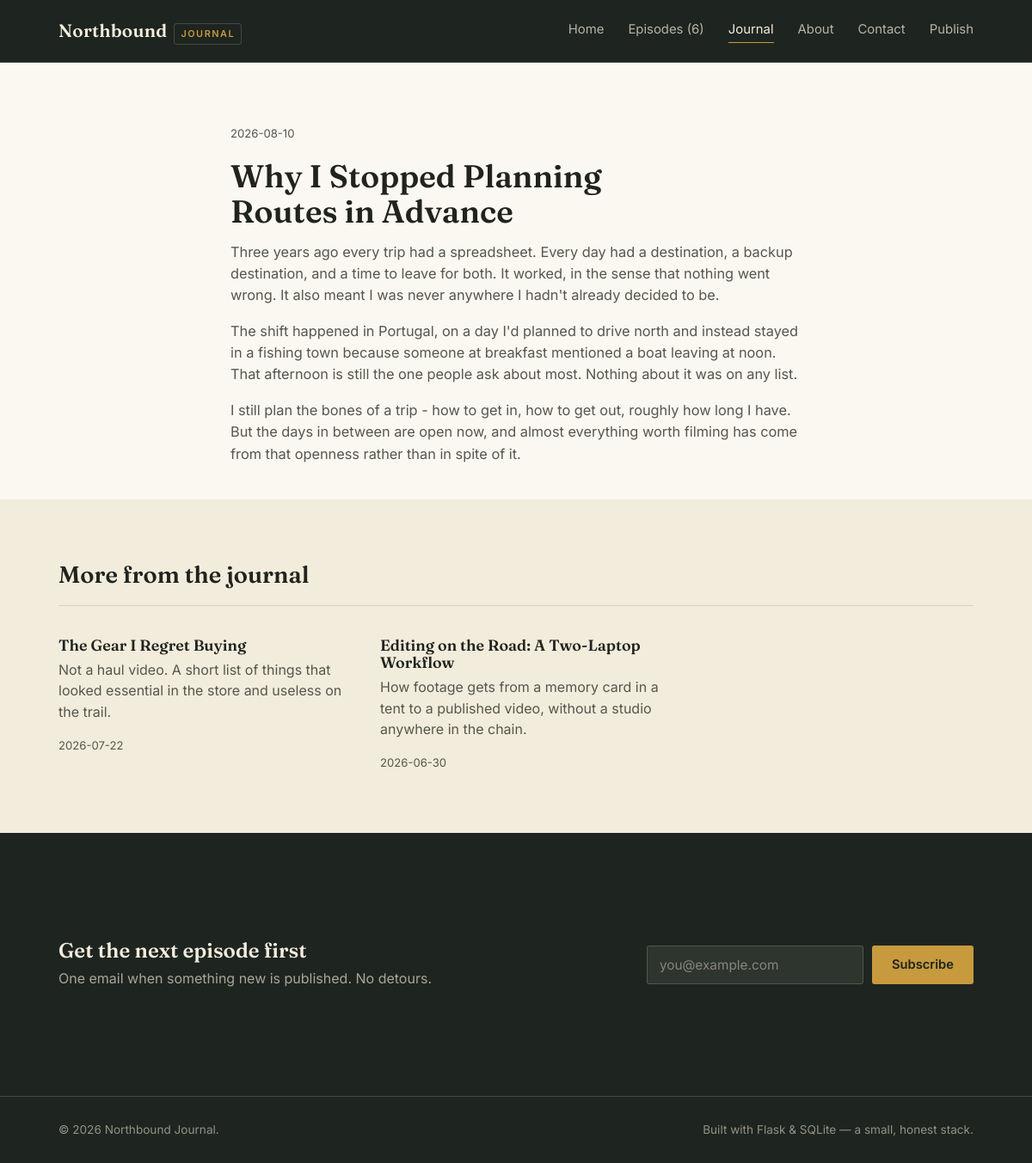
/journal/1, run on the app's committed database.
### tables this page shows
CREATE TABLE posts (
            id INTEGER PRIMARY KEY AUTOINCREMENT,
            title TEXT NOT NULL,
            excerpt TEXT NOT NULL,
            body TEXT NOT NULL,
            published_on TEXT NOT NULL
        );

### app.py (the view)
@app.route("/journal/<int:post_id>")
def journal_post(post_id):
    db = get_db()
    post = db.execute("SELECT * FROM posts WHERE id = ?", (post_id,)).fetchone()
    if post is None:
        abort(404)
    others = db.execute(
        "SELECT * FROM posts WHERE id != ? ORDER BY published_on DESC LIMIT 2",
        (post_id,),
    ).fetchall()
    return render_template("journal_post.html", post=post, others=others)

### app.py (called while the page is built)
def get_db():
    if "db" not in g:
        g.db = sqlite3.connect(DB_PATH)
        g.db.row_factory = sqlite3.Row
        g.db.execute("PRAGMA foreign_keys = ON")
    return g.db

@app.context_processor
def inject_globals():
    db = get_db()
    total_videos = db.execute("SELECT COUNT(*) FROM videos").fetchone()[0]
    return {
        "site_name": "Northbound Journal",
        "current_year": datetime.now().year,
        "nav_video_count": total_videos,
    }

### templates/journal_post.html (shortened to what this page needs)
{% extends "base.html" %}
{% block content %}
<section style="padding-bottom: 24px;">
  <div class="wrap" style="max-width: 720px;">
    <div class="tag-row"><span>{{ post['published_on'] }}</span></div>
    <h1 style="font-size: 2.3rem; max-width: 18ch;">{{ post['title'] }}</h1>
    <div class="post-body">
      {% for para in post['body'].split('\n\n') %}
      <p>{{ para }}</p>
      {% endfor %}
    </div>
  </div>
</section>
{% if others %}
<section style="background: var(--parchment);">
  <div class="wrap">
    <div class="section-head"><h2>More from the journal</h2></div>
    <div class="video-grid" style="grid-template-columns: repeat(2, 1fr); max-width: 720px;">
      {% for o in others %}
      <a class="video-card" href="{{ url_for('journal_post', post_id=o['id']) }}">
        <h3>{{ o['title'] }}</h3>
        <p>{{ o['excerpt'] }}</p>
        <div class="meta">{{ o['published_on'] }}</div>
      </a>
      {% endfor %}
    </div>
  </div>
</section>
{% endif %}
{% endblock %}

### static/css/style.css (style rules this page uses)
:root { --charcoal: #1E241F; --charcoal-soft: #2A322B; --parchment: #F2ECDD; --paper: #FBF8F1; --ink: #21231D; --ink-soft: #55574C; --gold: #C79A3E; --gold-dim: #9C7B34; --rust: #9C4B2A; --line: rgba(33, 35, 29, 0.14); --line-on-dark: rgba(242, 236, 221, 0.18); --serif: 'Fraunces', Georgia, serif; --sans: 'Inter', -apple-system, BlinkMacSystemFont, 'Segoe UI', sans-serif; --max: 1120px; }
* { box-sizing: border-box; }
html { scroll-behavior: smooth; }
body { margin: 0; background: var(--paper); color: var(--ink); font-family: var(--sans); font-size: 16px; line-height: 1.55; -webkit-font-smoothing: antialiased; }
a { color: inherit; text-decoration: none; }
.wrap { max-width: var(--max); margin: 0 auto; padding: 0 28px; }
h1, h2, h3, h4 { font-family: var(--serif); font-weight: 600; color: var(--ink); margin: 0 0 0.4em; line-height: 1.12; }
p { margin: 0 0 1em; color: var(--ink-soft); max-width: 62ch; }
section { padding: 72px 0; }
.section-head { display: flex; justify-content: space-between; align-items: baseline; gap: 24px; margin-bottom: 36px; border-bottom: 1px solid var(--line); padding-bottom: 20px; }
.section-head h2 { font-size: 1.7rem; margin: 0; }
.video-grid { display: grid; grid-template-columns: repeat(3, 1fr); gap: 32px 28px; }
.video-card { display: block; }
.video-card h3 { font-size: 1.12rem; margin-bottom: 6px; }
.video-card .meta { font-size: 0.82rem; color: var(--ink-soft); }
.tag-row { display: flex; gap: 10px; font-size: 0.82rem; color: var(--ink-soft); margin-bottom: 18px; }
.post-body p { max-width: 68ch; }
.post-body { font-size: 1.02rem; }

### data on the page
posts: published_on "2026-08-10", title "Why I Stopped Planning Routes in Advance"
posts: title "The Gear I Regret Buying", excerpt "Not a haul video. A short list of things that looked essential in the store and useless on the trail.", published_on "2026-07-22"
posts: title "Editing on the Road: A Two-Laptop Workflow", excerpt "How footage gets from a memory card in a tent to a published video, without a studio anywhere in the chain.", published_on "2026-06-30"

### other printed values
{{ nav_video_count }} "6"
